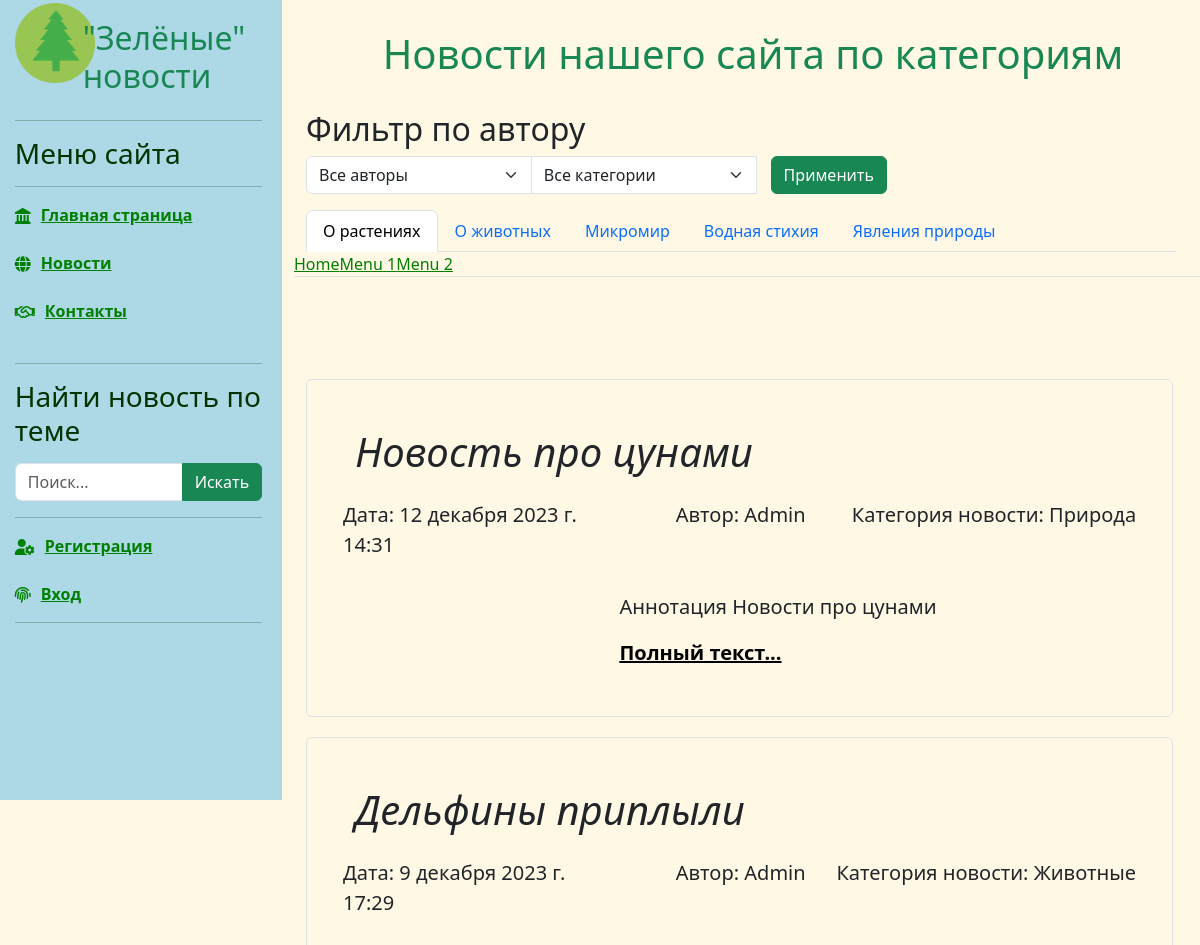
/news/news2/ (upper part), run on an earlier commit of the app's database.
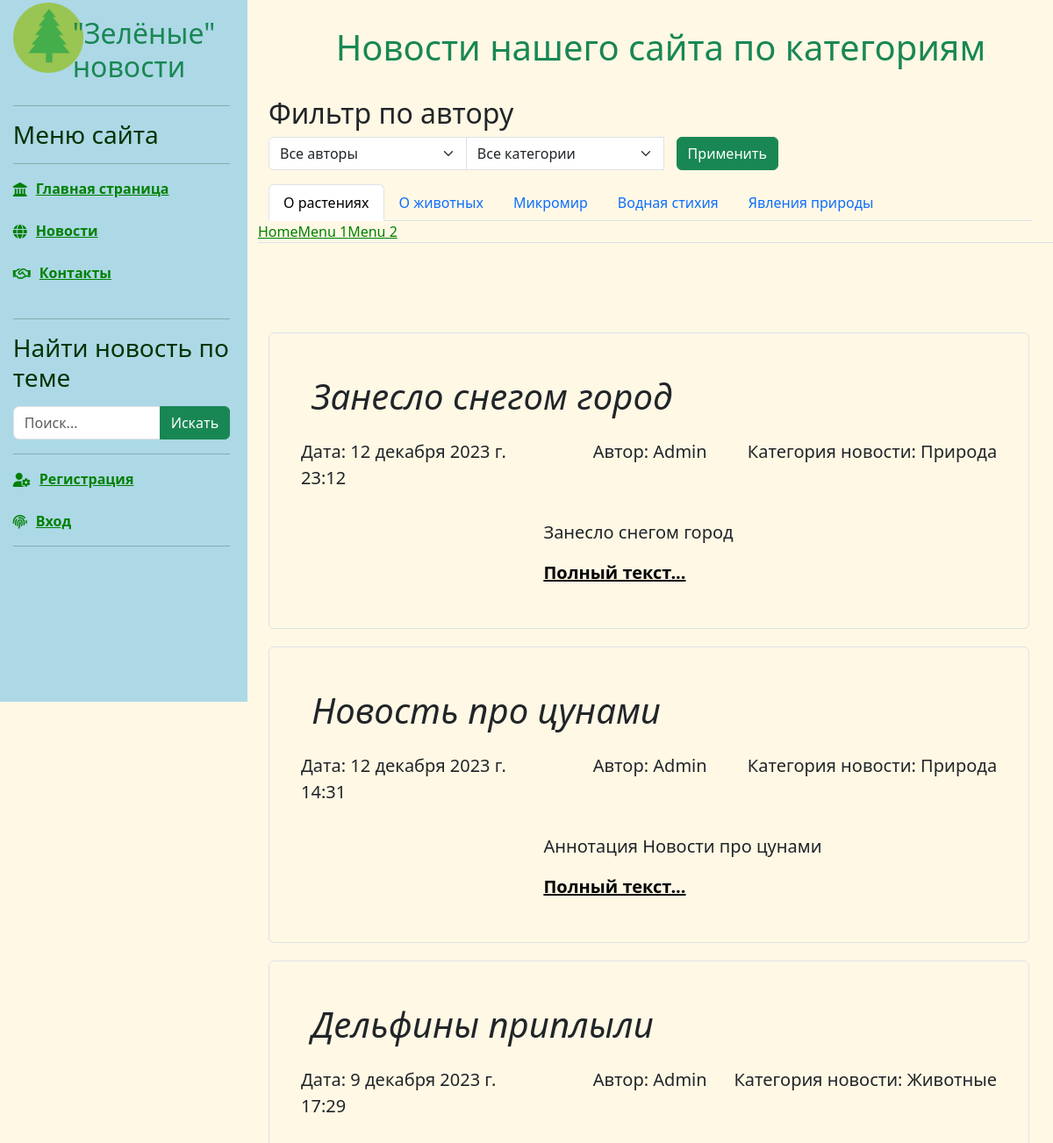
And on a later commit of the database.
### news/models.py (models this page shows, shortened)
class Article(models.Model):
    categories = (('A', 'Животные'),
                  ('P', 'Растения'),
                  ('M', 'Микромир'),
                  ('W', 'Вода'),
                  ('N', 'Природа'))
    author = models.ForeignKey(User, on_delete=models.SET_NULL, null=True)
    title = models.CharField('Название', max_length=50, default='') #указывать длину обязательно#
    anouncement = models.TextField('Аннотация', max_length=250) #можно не указывать длину#
    text = models.TextField('Текст новости')
    date = models.DateTimeField('Дата публикации', auto_now=True) # auto_now=True - автоизменение новости auto_create=True - автосоздание новости#
    category = models.CharField(choices=categories, max_length=20, verbose_name='Категории')
    tags = models.ManyToManyField( to=Tag, blank=True, verbose_name='Теги')
    status = models.BooleanField(default=True)
    objects = models.Manager()
    published = PublishedToday()
    class Meta:
        ordering = ['title','date']
        verbose_name= 'Новость'
        verbose_name_plural='Новости'
    def get_absolute_url(self):
        return f'/news/{self.id}' # еще допускается ключ pk#
    class Meta:
        ordering = ['date','title']
        verbose_name ='Новость'
        verbose_name_plural ='Новости'

### news/views.py (the view)
# urls.py: path('news2/', views.news2),
def news2(request):
    user_list = User.objects.all() #Список всех юзеров#
    category_list = Article.categories
    if request.method == "POST":
        selected_a = int(request.POST.get('author_filter'))
        selected_c = int(request.POST.get('category_filter'))
        if selected_a == 0:
            articles = Article.objects.all().order_by('-date')
        else:
            articles = Article.objects.filter(author=selected_a).order_by('-date')
        if selected_c != 0:
            articles = articles.filter(category__icontains=category_list[selected_c - 1][0])
    else:
        selected_a = 0
        selected_c = 0
        articles = Article.objects.all().order_by('-date')
    context = {'articles': articles, 'author_list': user_list,  'selected_a': selected_a, 'categories': category_list, 'selected_c': selected_c}
    return render(request, 'news/news2.html', context)

### news/templates/news/news2.html (shortened to what this page needs)
{% extends 'main/base.html' %}
{% load static %}
{% load bootstrap5 %}
{% block content %}
<div class="row">
    <div class="text-center" style="margin-top:30px;">
        <h1 class="text-success">Новости нашего сайта по категориям</h1><br/>
    </div>
    <div class="content_center">
        <h2>Фильтр по автору</h2>
        <div class="form-group col-8">
            <form method="post">
                <div class="input-group">
                    <select class="form-select" name="author_filter" style="widht:40%">
                        <option value="0">Все авторы</option>
                    </select>
                    <select class="form-select" name="category_filter" style="widht:40%">
                        <option value="0">Все категории</option>
                    </select>
                    <span class="input-group-btn">
                        <input type="submit" class="btn btn-success" value="Применить" style="margin: 0 15px">
                    </span>
                </div>
            </form>
        </div>
    </div>
    <br/>
    <div class="row px-4">
            <ul class="nav nav-tabs">
                <li class="nav-item">
                    <a class="nav-link active color:green" data-toggle="tab" href="#">О растениях</a>
                </li>
                <li class="nav-item">
                    <a class="nav-link" data-toggle="tab" href="#">О животных</a>
                </li>
                <li class="nav-item">
                    <a class="nav-link" data-toggle="tab" href="#">Микромир</a>
                </li>
                <li class="nav-item">
                    <a class="nav-link" data-toggle="tab" href="#">Водная стихия</a>
                </li>
                <li class="nav-item">
                    <a class="nav-link" data-toggle="tab" href="#">Явления природы</a>
                </li>
            </ul>
    </div>
     <ul class="nav nav-tabs">
  <li class="active"><a data-toggle="tab" href="#home">Home</a></li>
  <li><a data-toggle="tab" href="#menu1">Menu 1</a></li>
  <li><a data-toggle="tab" href="#menu2">Menu 2</a></li>
</ul>
<div class="tab-content">
</div>
</div>
    {% for article in articles %}
                    <div class="single_news">
                        <div class="p-4 p-md-5 border rounded" >
                            <h1 class="display-6 fst-italic"> {{ article.title }}</h1>
                                    <div class="row">
                                        <div class="col-md-4 lead px-0 my-3">Дата: {{ article.date }}</div>
                                        <div class="col-md-3 lead px-0 my-3 text-end">Автор: {{ article.author }} </div>
                                        <div class="col-md-5 lead px-0 my-3 text-end">Категория новости: {{ article.get_category_display }} </div>
                                    </div>
                            <div class="row">
                                <div class="col-4 ">
                                </div>
                                <div class="col-8 ">
                                  <p class="lead my-3">{{ article.anouncement }}</p>
                                  <p class="lead mb-0"><a href="{{ article.get_absolute_url }}" class="text-black fw-bold">Полный текст...</a></p>
                                </div>
                            </div>
                        </div>
                    </div>
    {% endfor %}
{% endblock %}

What changed in the data, as far as the page shows it:
added Article: title "Занесло снегом город", date "12 декабря 2023 г. 23:12", author "Admin", category "Природа", anouncement "Занесло снегом город"
